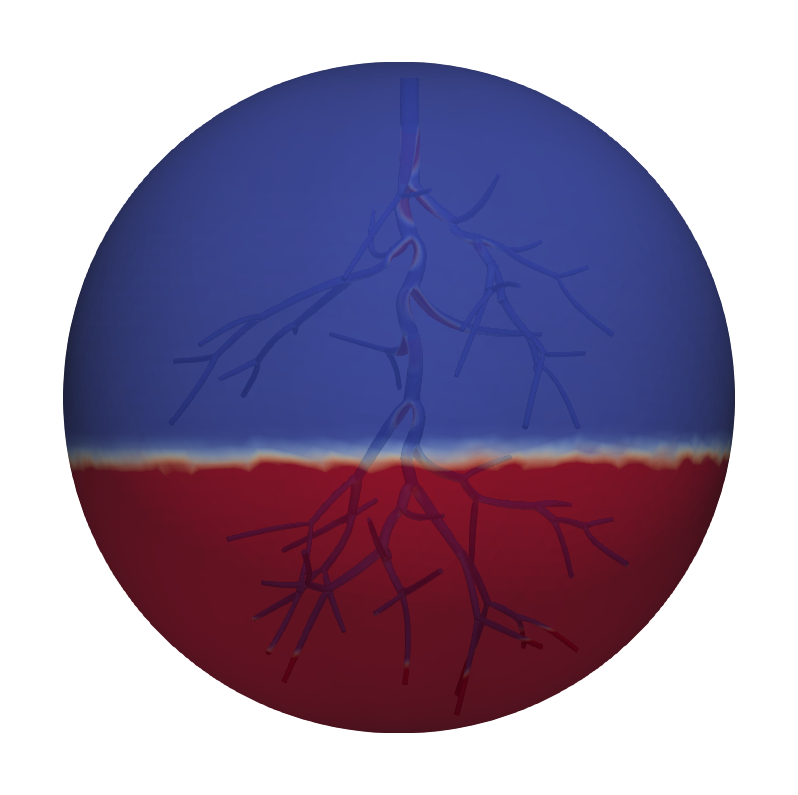
#> input picture figures/source_panels/simu_esfera_t2.png, 798 x 795 px, found by its file name
$ python Simulation.py
#> lines starting #> are read from the running program, lines starting #| are printed output that depends on the picture
from pathlib import Path
import matplotlib.pyplot as plt
import numpy as np
import matplotlib.image as mpimg
import matplotlib.gridspec as gridspec

imgV1 = mpimg.imread('simu_esfera_t2.png')
#> imgV1 is the input picture: shape (795, 798, 3) float32; mean R, G, B 0.604, 0.551, 0.657
imgV2 = mpimg.imread('simu_semiesfera_t2.png')
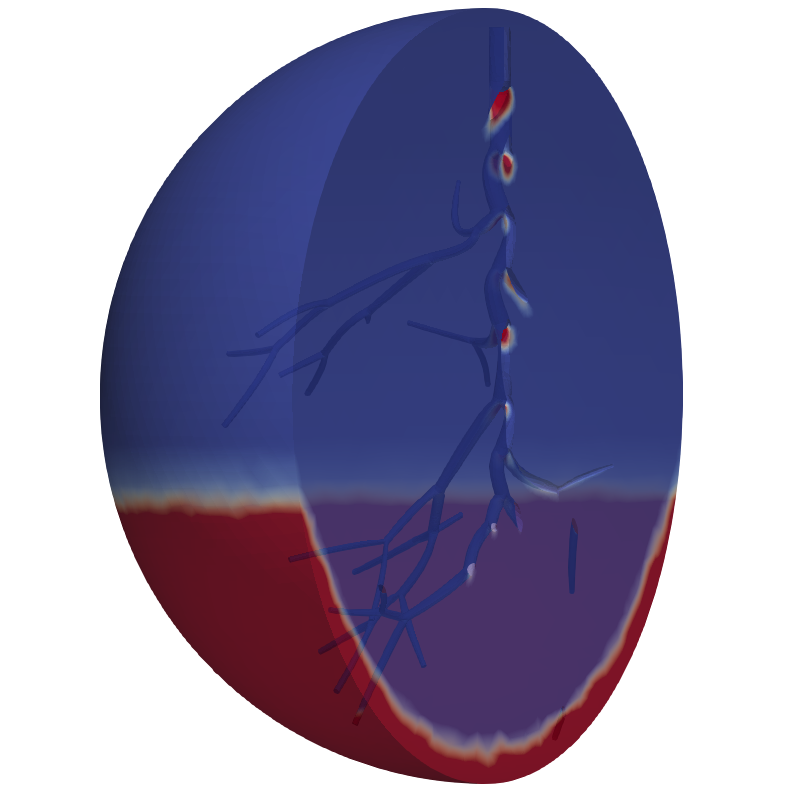
#> input picture figures/source_panels/simu_semiesfera_t2.png, 798 x 795 px, found by its file name
#> imgV2 is the input picture: shape (795, 798, 3) float32; mean R, G, B 0.578, 0.558, 0.67
imgV3 = mpimg.imread('simu_semiesfera_t3.png')
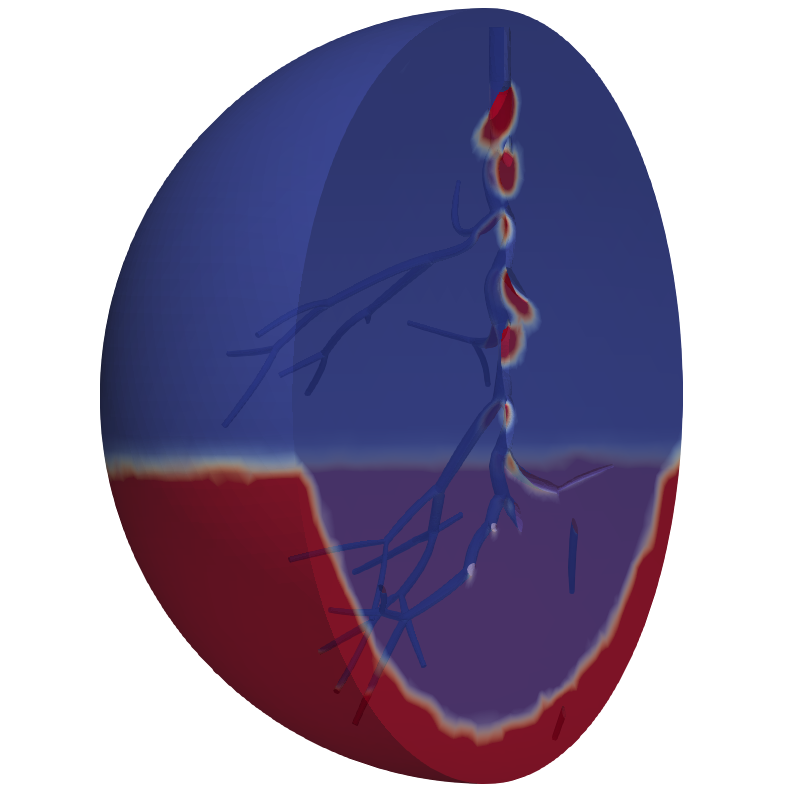
#> input picture figures/source_panels/simu_semiesfera_t3.png, 798 x 795 px, found by its file name
#> imgV3 is the input picture: shape (795, 798, 3) float32; mean R, G, B 0.586, 0.554, 0.66
imgV4 = mpimg.imread('simu_semiesfera_t6.png')
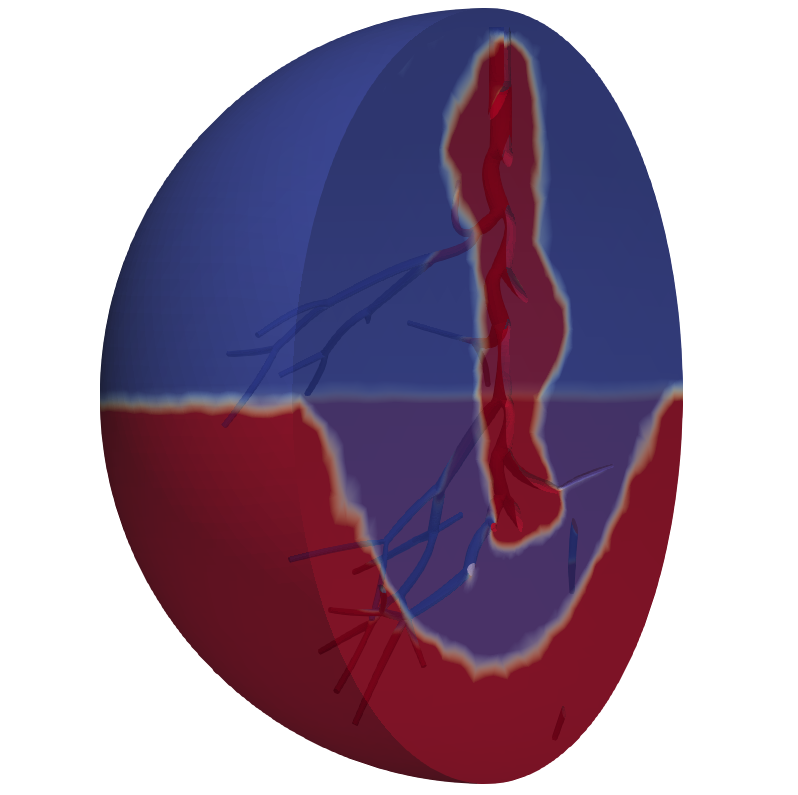
#> input picture figures/source_panels/simu_semiesfera_t6.png, 798 x 795 px, found by its file name
#> imgV4 is the input picture: shape (795, 798, 3) float32; mean R, G, B 0.616, 0.539, 0.626
imgV5 = mpimg.imread('simu_semiesfera_t10.png')
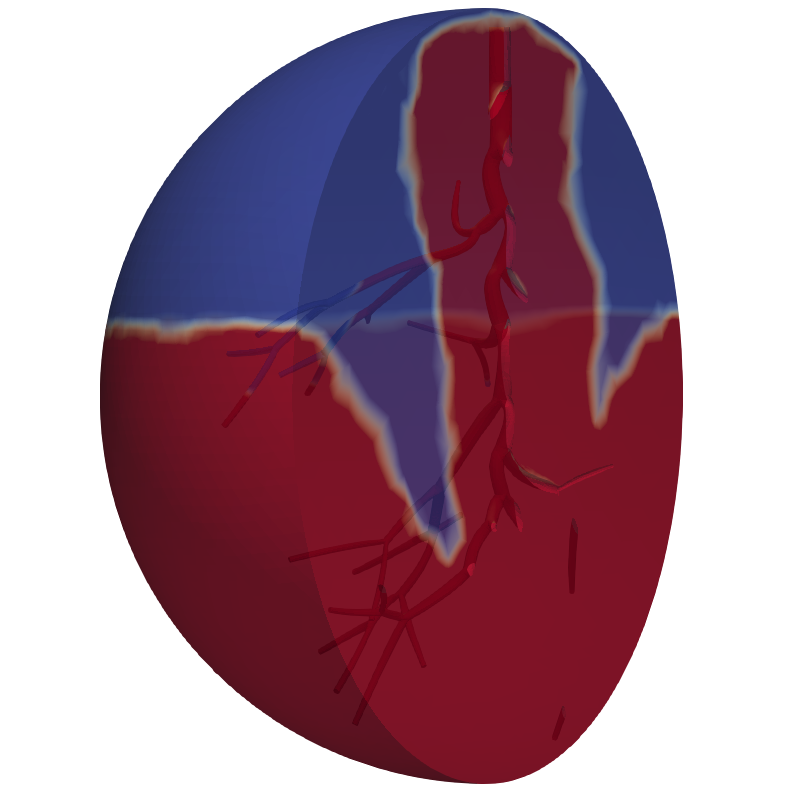
#> input picture figures/source_panels/simu_semiesfera_t10.png, 798 x 795 px, found by its file name
#> imgV5 is the input picture: shape (795, 798, 3) float32; mean R, G, B 0.654, 0.517, 0.581
imgV6 = mpimg.imread('simu_semiesfera_t18.png')
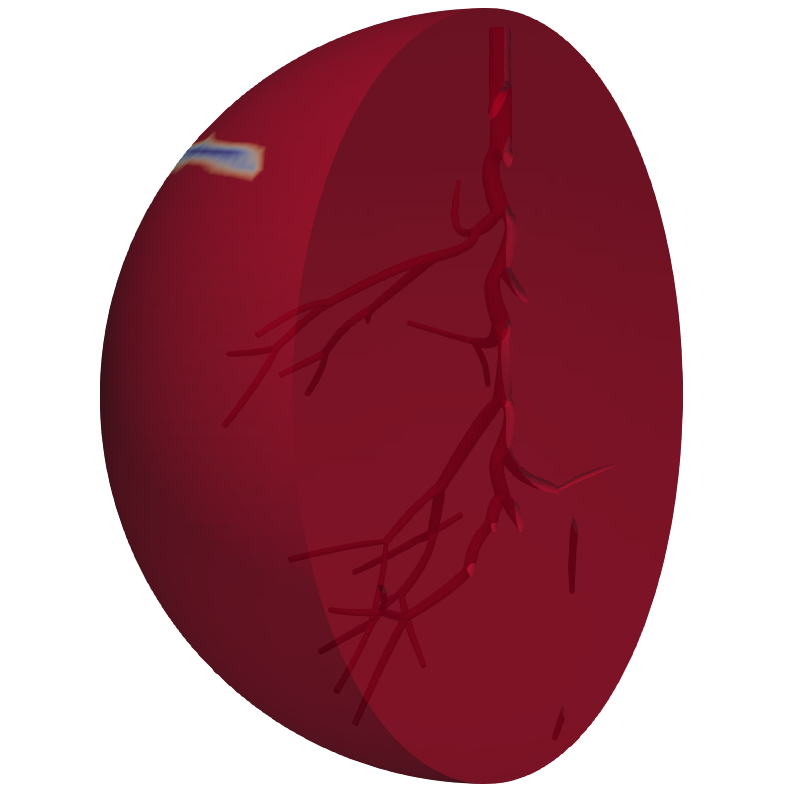
#> input picture figures/source_panels/simu_semiesfera_t18.png, 798 x 795 px, found by its file name
#> imgV6 is the input picture: shape (795, 798, 3) float32; mean R, G, B 0.694, 0.481, 0.52
plt.style.use(Path(__file__).resolve().parent / 'PlotStyle.mplstyle')
fig = plt.figure()
gs = gridspec.GridSpec(2, 3, wspace = 0, hspace = 0)
ax1 = fig.add_subplot(gs[0, 0])
ax1.text(.05,.95,'a', horizontalalignment='left', verticalalignment='top',transform=ax1.transAxes, weight='bold')
ax1.text(.05,.05,'t = 2 ms', horizontalalignment='left', verticalalignment='center',transform=ax1.transAxes, fontsize=9)
ax2 = fig.add_subplot(gs[0, 1], sharey=ax1)
ax2.text(.05,.95,'b', horizontalalignment='left', verticalalignment='top',transform=ax2.transAxes, weight='bold')
ax2.text(.05,.05,'t = 2 ms', horizontalalignment='left', verticalalignment='center',transform=ax2.transAxes, fontsize=9)
ax3 = fig.add_subplot(gs[0, 2], sharey=ax1)
ax3.text(.05,.95,'c', horizontalalignment='left', verticalalignment='top', transform=ax3.transAxes, weight='bold')
ax3.text(.05,.05,'t = 3 ms', horizontalalignment='left', verticalalignment='center', transform=ax3.transAxes, fontsize=9)
ax4 = fig.add_subplot(gs[1, 0], sharey=ax1)
ax4.text(.05,.95,'d', horizontalalignment='left', verticalalignment='top',transform=ax4.transAxes, weight='bold')
ax4.text(.05,.05,'t = 6 ms', horizontalalignment='left', verticalalignment='center',transform=ax4.transAxes, fontsize=9)
ax5 = fig.add_subplot(gs[1, 1], sharex=ax1)
ax5.text(.05,.95,'e', horizontalalignment='left', verticalalignment='top',transform=ax5.transAxes, weight='bold')
ax5.text(.05,.05,'t = 10 ms', horizontalalignment='left', verticalalignment='center',transform=ax5.transAxes, fontsize=9)
ax6 = fig.add_subplot(gs[1, 2], sharex=ax2, sharey = ax5)
ax6.text(.05,.95,'f', horizontalalignment='left', verticalalignment='top',transform=ax6.transAxes, weight='bold')
ax6.text(.05,.05,'t = 18 ms', horizontalalignment='left', verticalalignment='center',transform=ax6.transAxes, fontsize=9)
axs = [ax1, ax2, ax3, ax4, ax5, ax6]
for ax in axs:
    ax.set_xticks([])
    ax.set_yticks([])
ax1.imshow(imgV1)
ax2.imshow(imgV2)
ax3.imshow(imgV3)
ax4.imshow(imgV4)
ax5.imshow(imgV5)
ax6.imshow(imgV6)
# [10 lines of commented-out code are left out]
plt.savefig("Simulation.pdf", dpi=1200)
